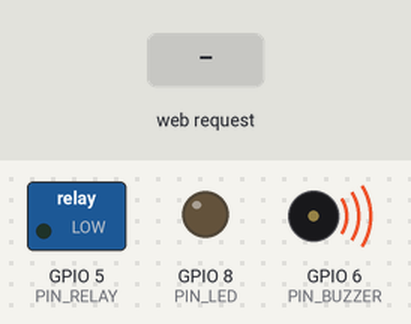
Bench run of a program on a simulated ESP32-S3. Shown: switched loads named in the program (green lamp = pin HIGH), output pins drawn as LEDs (lit = HIGH), buzzer (waves = sounding, pin HIGH). The inputs (shaded band) are chosen by the test bench. WiFi joins after 1.5 s; servers stay silent unless stated; what the program prints to the serial monitor is not drawn.

Above: at 3.8 s.
3.9 s: HTTP request GET /login/test received
At 3.98 s:
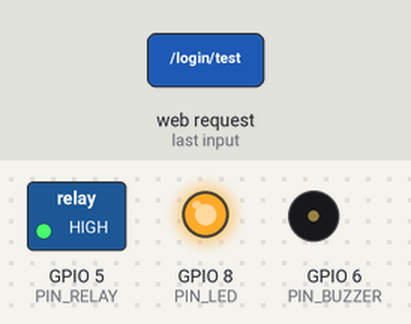
At 5.2 s:
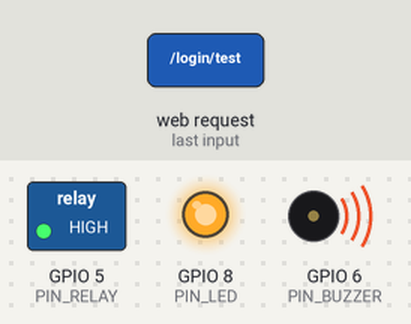
5.5 s: HTTP request GET /device/state received
7.0 s: HTTP request GET /relay/on received
Timing chart, 0 to 10.0 s (numbered marks = the images above; inputs shaded):
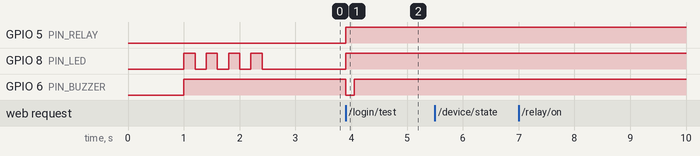

Measured:
- after the input at 3.9 s, GPIO 5 (PIN_RELAY), GPIO 8 (PIN_LED): LOW → HIGH at once; GPIO 6 (PIN_BUZZER): HIGH → LOW at once, → HIGH 0.15 s later
- after the input at 5.5 s, every drawn part: stays the same
- after the input at 7.0 s, every drawn part: stays the same

The program:

main.cpp
```cpp
#include <WiFi.h>
#include <WebServer.h>
#include <ArduinoJson.h>

const char *WIFI_SSID = "Fiercelooo";
const char *WIFI_PASSWORD = "10012009";

#define PIN_RELAY 5
#define PIN_LED 8
#define PIN_BUZZER 6

#define RELAY_ON HIGH
#define RELAY_OFF LOW

#define BUZZER_ON LOW
#define BUZZER_OFF HIGH

WebServer server(80);

// STATUS (biar stabil)
bool statusLed = false;
bool statusRelay = false;

void allIdle()
{
  digitalWrite(PIN_RELAY, RELAY_OFF);
  statusRelay = false;
  Serial0.println("[STATE] RELAY -> OFF");

  digitalWrite(PIN_LED, LOW);
  statusLed = false;
  Serial0.println("[STATE] LED -> OFF");

  digitalWrite(PIN_BUZZER, BUZZER_OFF);
}

void beepShort(int times)
{
  for (int i = 0; i < times; i++)
  {
    digitalWrite(PIN_BUZZER, BUZZER_ON);
    delay(150);
    digitalWrite(PIN_BUZZER, BUZZER_OFF);
    delay(150);
  }
}

// akses diterima
void aksesDiterima(String name)
{
  Serial0.println("[ACTION] AKSES DITERIMA -> " + name);

  digitalWrite(PIN_LED, HIGH);
  statusLed = true;
  Serial0.println("[STATE] LED -> ON");

  digitalWrite(PIN_RELAY, RELAY_ON);
  statusRelay = true;
  Serial0.println("[STATE] RELAY -> ON");

  // 🔊 buzzer hanya 1x bip
  Serial0.println("[STATE] BUZZER -> BIP 1x");
  digitalWrite(PIN_BUZZER, BUZZER_ON);
  delay(150);
  digitalWrite(PIN_BUZZER, BUZZER_OFF);
}

// AKSES DITOLAK
void aksesDitolak(String reason)
{
  Serial0.println("[ACTION] AKSES DITOLAK -> " + reason);

  for (int i = 0; i < 3; i++)
  {
    digitalWrite(PIN_LED, HIGH);
    delay(120);
    digitalWrite(PIN_LED, LOW);
    delay(120);
  }
}

// POST /trigger
void handleTrigger()
{
  if (!server.hasArg("plain"))
  {
    server.send(400, "application/json", "{\"error\":\"Body tidak ditemukan\"}");
    return;
  }

  String body = server.arg("plain");
  Serial0.println("[HTTP] Received: " + body);

  StaticJsonDocument<256> doc;
  DeserializationError err = deserializeJson(doc, body);

  if (err)
  {
    server.send(400, "application/json", "{\"error\":\"JSON tidak valid\"}");
    return;
  }

  String action = doc["action"] | "denied";
  action.trim();

  Serial0.print("[DEBUG] action = ");
  Serial0.println(action);

  if (action == "granted")
  {
    String name = doc["name"] | "user";
    aksesDiterima(name);
    server.send(200, "application/json", "{\"status\":\"ok\",\"action\":\"granted\"}");
  }
  else
  {
    String reason = doc["reason"] | "unknown";
    aksesDitolak(reason);
    server.send(200, "application/json", "{\"status\":\"ok\",\"action\":\"denied\"}");
  }
}

// GET /status
void handleStatus()
{
  server.send(200, "application/json",
              "{\"status\":\"online\",\"ip\":\"" + WiFi.localIP().toString() + "\"}");
}

// GET /device/state
void handleDeviceState()
{
  Serial0.print("[CHECK] LED = ");
  Serial0.print(statusLed ? "ON" : "OFF");
  Serial0.print(" | RELAY = ");
  Serial0.println(statusRelay ? "ON" : "OFF");

  String json = "{";
  json += "\"led\":" + String(statusLed ? "true" : "false") + ",";
  json += "\"relay\":" + String(statusRelay ? "true" : "false");
  json += "}";

  server.send(200, "application/json", json);
}

// GET /login/test
void handleLoginTest()
{
  Serial0.println("[TEST] Login test dipanggil");

  aksesDiterima("test");

  server.send(200, "application/json", "{\"status\":\"ok\",\"led\":true,\"relay\":true}");
}

// CONTROL RELAY MANUAL
void handleRelayOn()
{
  digitalWrite(PIN_LED, HIGH);
  digitalWrite(PIN_RELAY, RELAY_ON);
  digitalWrite(PIN_BUZZER, BUZZER_OFF);

  statusLed = true;
  statusRelay = true;

  Serial0.println("[MANUAL] RELAY ON");
  Serial0.println("[STATE] LED -> ON");
  Serial0.println("[STATE] RELAY -> ON");

  server.send(200, "application/json", "{\"led\":true,\"relay\":true}");
}

void handleRelayOff()
{
  Serial0.println("[MANUAL] RELAY OFF");

  allIdle();

  server.send(200, "application/json", "{\"led\":false,\"relay\":false}");
}

// TEST ENDPOINT
void handleTestOn()
{
  digitalWrite(PIN_LED, HIGH);
  digitalWrite(PIN_RELAY, RELAY_ON);
  digitalWrite(PIN_BUZZER, BUZZER_OFF);

  statusLed = true;
  statusRelay = true;

  Serial0.println("[TEST] ALL ON");
  Serial0.println("[STATE] LED -> ON");
  Serial0.println("[STATE] RELAY -> ON");

  server.send(200, "application/json", "{\"status\":\"all_on\"}");
}

void handleTestOff()
{
  Serial0.println("[TEST] ALL OFF");

  allIdle();

  server.send(200, "application/json", "{\"status\":\"all_off\"}");
}

// CONNECT WIFI
void connectWiFi()
{
  Serial0.print("[WIFI] Connecting ke ");
  Serial0.println(WIFI_SSID);

  WiFi.begin(WIFI_SSID, WIFI_PASSWORD);

  while (WiFi.status() != WL_CONNECTED)
  {
    digitalWrite(PIN_LED, HIGH);
    delay(200);
    digitalWrite(PIN_LED, LOW);
    delay(200);
    Serial0.print(".");
  }

  Serial0.println();
  Serial0.println("[WIFI] Connected!");
  Serial0.print("IP: ");
  Serial0.println(WiFi.localIP());
}

void setup()
{
  Serial0.begin(115200);
  delay(1000);

  pinMode(PIN_RELAY, OUTPUT);
  pinMode(PIN_LED, OUTPUT);
  pinMode(PIN_BUZZER, OUTPUT);

  allIdle();

  connectWiFi();

  server.on("/trigger", HTTP_POST, handleTrigger);
  server.on("/status", HTTP_GET, handleStatus);
  server.on("/device/state", HTTP_GET, handleDeviceState);

  server.on("/login/test", HTTP_GET, handleLoginTest);

  server.on("/relay/on", HTTP_GET, handleRelayOn);
  server.on("/relay/off", HTTP_GET, handleRelayOff);

  server.on("/test/on", HTTP_GET, handleTestOn);
  server.on("/test/off", HTTP_GET, handleTestOff);

  server.begin();

  Serial0.println("[SERVER] Ready");
}

void loop()
{
  if (WiFi.status() != WL_CONNECTED)
  {
    Serial0.println("\n[WIFI] Putus! Reconnecting...");
    connectWiFi();
  }

  server.handleClient();
}
```
